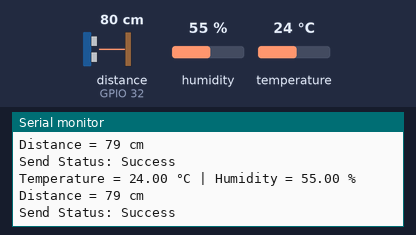
Recording of a sketch running on a simulated ESP32. Parts: the last lines printed to the serial monitor. Wiring (inferred from the names in the program): ultrasonic range finder: trigger GPIO 13; echo GPIO 32. The inputs (shaded band) are chosen by the test bench; at power-on: distance to the obstacle (sensor on GPIO 32) 80 cm, humidity 55 %, temperature 24 °C. The echo pulse lasts 58.3 µs per cm.

Above: at 2.8 s.
2.9 s: distance to the obstacle (sensor on GPIO 32) set to 2 cm
At 4.7 s:
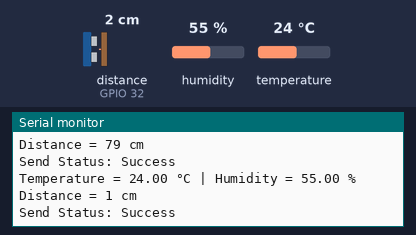
5.6 s: humidity set to 22 %
At 6.4 s:
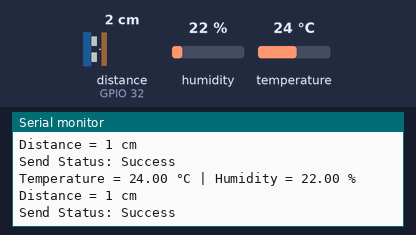
8.3 s: temperature set to 12 °C
At 10.8 s:
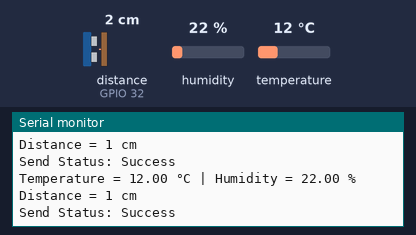
11.0 s: distance to the obstacle (sensor on GPIO 32) set to 4 cm
At 12.9 s:
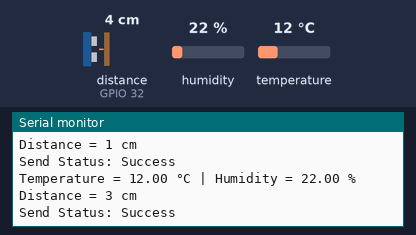
13.7 s: humidity set to 40 %
At 14.7 s:
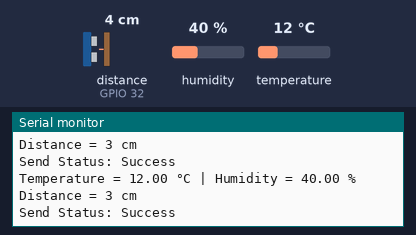
Timing chart, 0 to 16.7 s (numbered marks = the images above; inputs shaded):
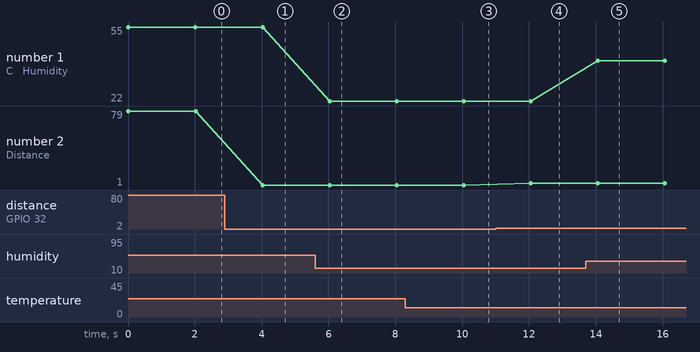

The sketch:

ESP32_B.ino
```cpp
#include <esp_now.h>
#include <WiFi.h>
#include <DHT.h>

#define DHTPIN 14        // Pin data DHT22
#define DHTTYPE DHT22
#define TRIG_PIN 13      // Trigger pin for HC-SR04
#define ECHO_PIN 32      // Echo pin for HC-SR04

DHT dht(DHTPIN, DHTTYPE);

long duration;
int distance;

// Ganti MAC address ini dengan MAC dari ESP penerima
uint8_t allowedAddress[] = {0x00, 0x00, 0x00, 0x00, 0x00, 0x00};

// Struct yang dikirim ke ESP penerima
typedef struct struct_message {
  int id;
  float temperature;
  float humidity;
  int distance;
} struct_message;

struct_message myData;

void setup() {
  Serial.begin(115200);
  dht.begin();

  pinMode(TRIG_PIN, OUTPUT);
  pinMode(ECHO_PIN, INPUT);

  WiFi.mode(WIFI_STA);
  if (esp_now_init() != ESP_OK) {
    Serial.println("ESP-NOW init failed");
    return;
  }

  esp_now_peer_info_t peerInfo = {};
  memcpy(peerInfo.peer_addr, allowedAddress, 6);
  peerInfo.channel = 0;
  peerInfo.encrypt = false;
  esp_now_add_peer(&peerInfo);

  esp_now_register_send_cb([](const uint8_t *mac, esp_now_send_status_t status) {
    Serial.print("Send Status: ");
    Serial.println(status == ESP_NOW_SEND_SUCCESS ? "Success" : "Fail");
  });
}

void loop() {
  // Read temperature and humidity from DHT22
  float temp = dht.readTemperature();
  float humid = dht.readHumidity();

  if (!isnan(temp) && !isnan(humid)) {
    myData.id = 1;
    myData.temperature = temp;
    myData.humidity = humid;

    Serial.print("Temperature = ");
    Serial.print(temp);
    Serial.print(" °C | Humidity = ");
    Serial.print(humid);
    Serial.println(" %");
  } else {
    Serial.println("Failed to read from DHT sensor!");
  }

  // Read distance from HC-SR04
  digitalWrite(TRIG_PIN, LOW);
  delayMicroseconds(2);
  digitalWrite(TRIG_PIN, HIGH);
  delayMicroseconds(10);
  digitalWrite(TRIG_PIN, LOW);

  duration = pulseIn(ECHO_PIN, HIGH);
  distance = duration * 0.034 / 2;
  myData.distance = distance;

  Serial.print("Distance = ");
  Serial.print(distance);
  Serial.println(" cm");

  // Send data via ESP-NOW
  esp_now_send(allowedAddress, (uint8_t *) &myData, sizeof(myData));

  delay(2000); // Send every 2 seconds
}
```

Measured:
- after the input at 2.9 s, the serial monitor: prints a new line after 1.1 s (image 1)
- after the input at 5.6 s, the serial monitor: prints a new line after 0.43 s (image 2)
- after the input at 8.3 s, the serial monitor: prints a new line after 1.7 s (image 3)
- after the input at 11.0 s, the serial monitor: prints a new line after 1.1 s (image 4)
- after the input at 13.7 s, the serial monitor: prints a new line after 0.36 s (image 5)
- plotted number 1: 55 → 22 after the input at 5.6 s, 22 → 40 after the input at 13.7 s
- plotted number 2: 79 → 1 after the input at 2.9 s, 1 → 3 after the input at 11.0 s
